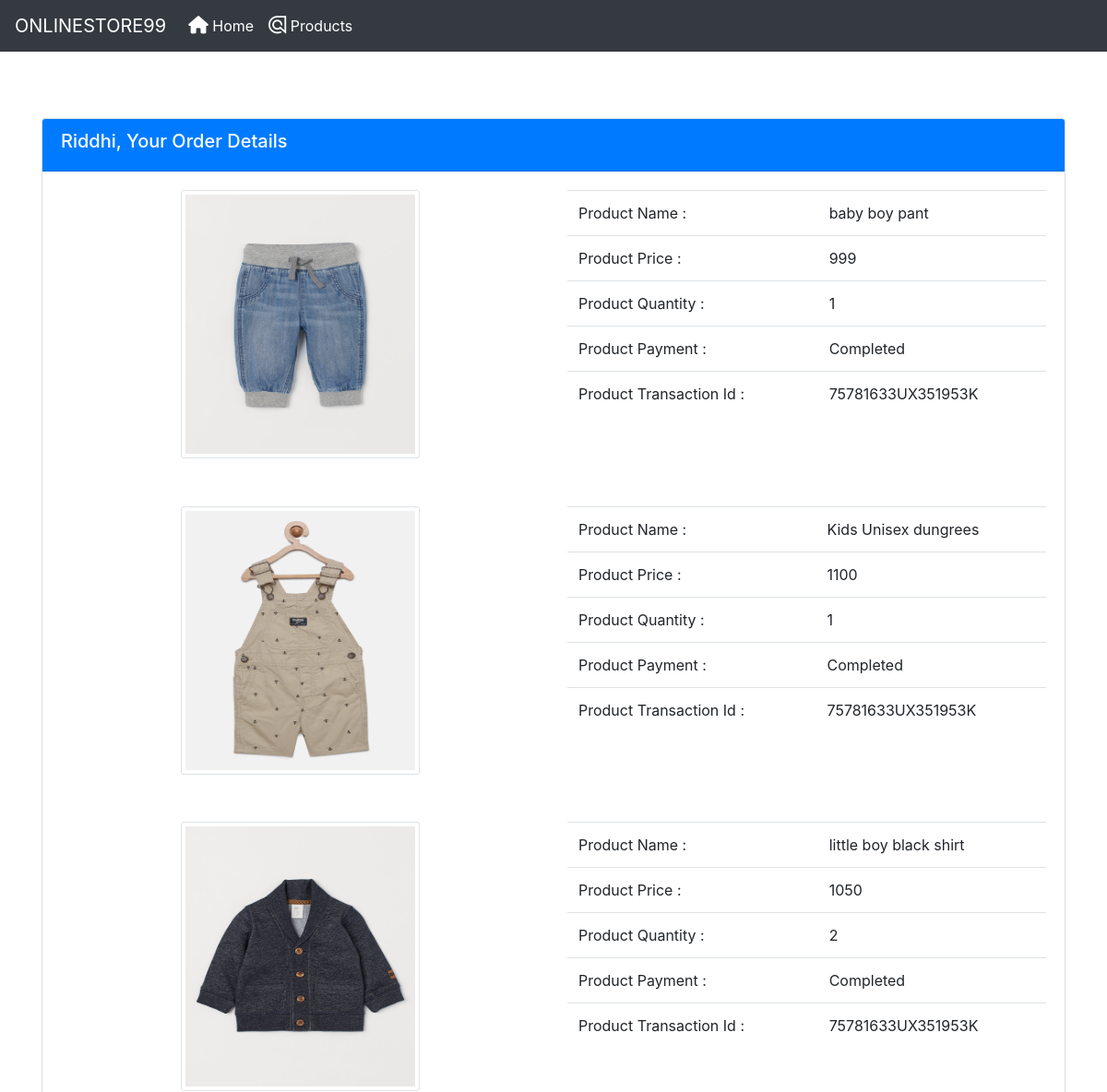
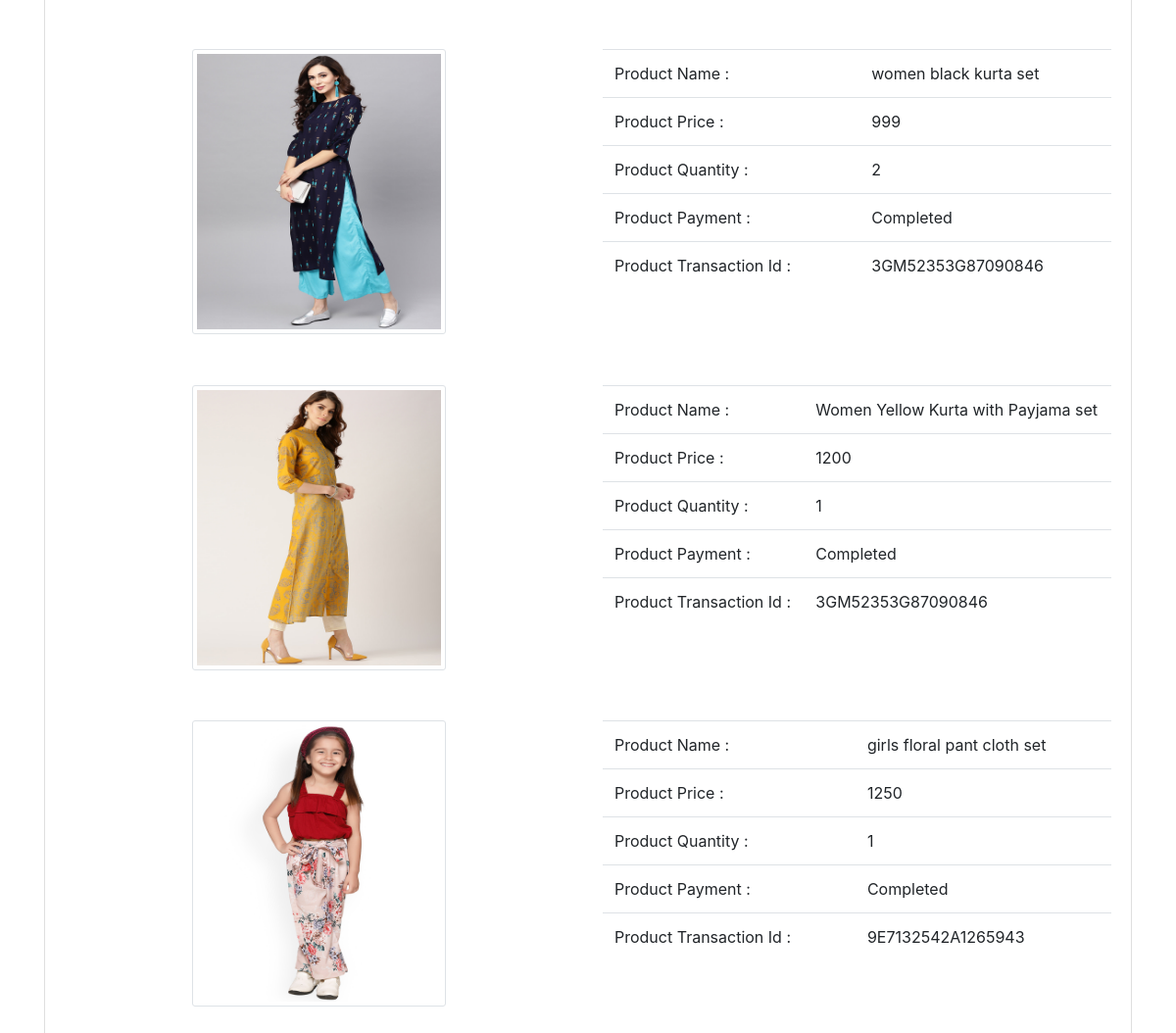
The app's page /customer_order.php (signed in) with its own data (2 pictures, top to bottom).
### tables this page shows
CREATE TABLE `customer_order` (
  `id` int(100) NOT NULL,
  `uid` int(100) NOT NULL,
  `pid` int(100) NOT NULL,
  `p_name` varchar(255) NOT NULL,
  `p_price` int(100) NOT NULL,
  `p_qty` int(100) NOT NULL,
  `p_status` varchar(100) NOT NULL,
  `trx_id` varchar(300) NOT NULL
);

CREATE TABLE `products` (
  `product_id` int(100) NOT NULL,
  `product_cat_id` int(100) NOT NULL,
  `product_brand_id` int(100) NOT NULL,
  `product_title` varchar(300) NOT NULL,
  `product_price` int(100) NOT NULL,
  `product_desc` text NOT NULL,
  `product_image` text NOT NULL,
  `product_keywords` text NOT NULL
);

### customer_order.php (the view, shortened to what this page needs)
<!DOCTYPE html>
<html lang="en">
<head>
    <link rel="stylesheet" href="https://stackpath.bootstrapcdn.com/bootstrap/4.5.0/css/bootstrap.min.css">
</head>
<body>
<nav class="navbar navbar-expand-lg navbar-dark bg-dark" >
    <a class="navbar-brand" href="#" >ONLINESTORE99</a>
    <div class="collapse navbar-collapse" id="navbarSupportedContent">
      <ul class="navbar-nav mr-auto">
        <li class="nav-item active">
          <a class="nav-link" href="profile.php" >
            <i class="fas fa-home " style="font-size: larger;"></i>  Home <span class="sr-only">(current)</span></a>
        </li>
        <li class="nav-item active">
          <a class="nav-link" href="#" >
            <i class="fab fa-algolia" style="font-size: larger;"></i>  Products</a>
        </li>
      </ul>
    </div>
  </nav>
<br/><br/><br/>
<div class="container">
  <div class="row">
    <div class="col">
      <div class="card">
        <div class="card-header bg-primary text-white"><h5><?php echo $_SESSION['name'];?>, Your Order Details</h5></div>
         <div class="card-body">
           <?php
            include_once("db.php");
            $user_id=$_SESSION['userid'];
            $order_list="SELECT o.id,o.uid,o.pid,o.p_name,o.p_price,o.p_qty,o.p_status,o.trx_id,p.product_image
             FROM customer_order o,products p WHERE o.uid=$user_id AND o.pid=p.product_id";
            $result=mysqli_query($con,$order_list);
            if(mysqli_num_rows($result)>0){
              while($row=mysqli_fetch_array($result)){
           ?>
               <div class="row">
                 <div class="col-sm-12 col-md-6 col-xl-6 col-lg-6" style="text-align: center;">
                      <img src="img/<?php echo $row['product_image']; ?>" class="img-thumbnail card-img img-fluid" style="width:50%; height: 85%; display:inline-block;" alt="">
                 </div>
                 <div class="col-sm-12 col-md-6 col-xl-6 col-lg-6">
                   <table class="table">
                     <tr><td>Product Name : </td> <td><?php echo $row['p_name']; ?></td></tr>
                     <tr><td>Product Price :  </td> <td><?php echo $row['p_price']; ?></td></tr>
                     <tr><td>Product Quantity : </td> <td><?php echo $row['p_qty']; ?></td></tr>
                     <tr><td>Product Payment : </td> <td><?php echo $row['p_status']; ?></td></tr>
                     <tr><td>Product Transaction Id : </td> <td><?php echo $row['trx_id']; ?></td></tr>
                   </table>
                 </div>
               </div>
        <?php
            }
          }
        ?>
         </div>
      </div>
    </div>
  </div>
</div>
</body>
</html>

### records on screen
customer_order: products.product_image (picture), p_name "baby boy pant", p_price "999", p_qty "1", p_status "Completed", trx "75781633UX351953K"
customer_order: products.product_image (picture), p_name "Kids Unisex dungrees", p_price "1100", p_qty "1", p_status "Completed", trx "75781633UX351953K"
customer_order: products.product_image (picture), p_name "little boy black shirt", p_price "1050", p_qty "2", p_status "Completed", trx "75781633UX351953K"
customer_order: products.product_image (picture), p_name "women black kurta set", p_price "999", p_qty "2", p_status "Completed", trx "3GM52353G87090846"
customer_order: products.product_image (picture), p_name "Women Yellow Kurta with Payjama set", p_price "1200", p_qty "1", p_status "Completed", trx "3GM52353G87090846"
customer_order: products.product_image (picture), p_name "girls floral pant cloth set", p_price "1250", p_qty "1", p_status "Completed", trx "9E7132542A1265943"

### other values on screen
$_SESSION['name'] "Riddhi"
